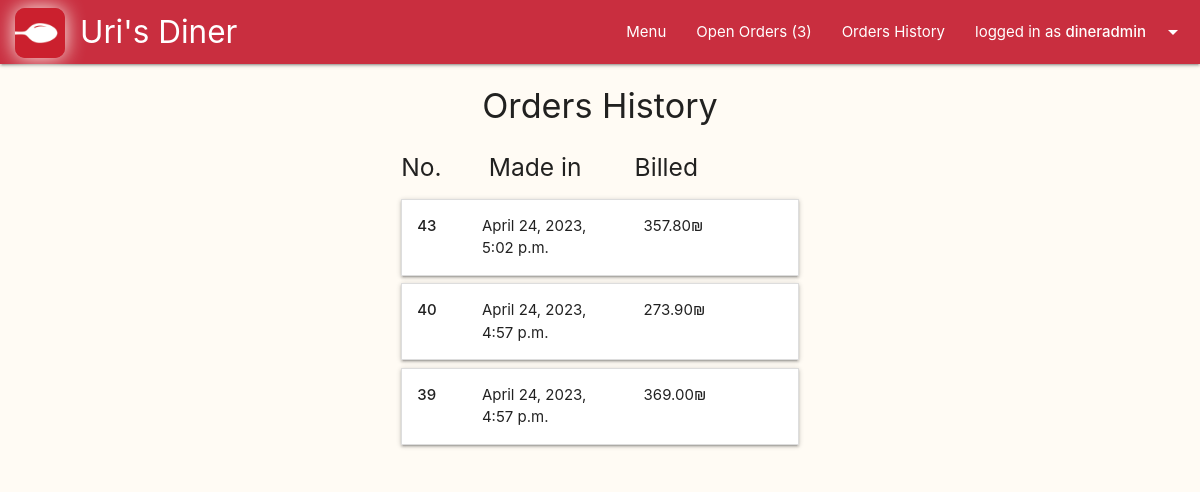
Screenshot of /backoffice/orders/history/ (signed in) with the database file from the repository.
### main/models.py (models this page shows, shortened)
class Cart(models.Model):
    user = models.ForeignKey(User, on_delete=models.CASCADE, blank=False)
    @property
    def total_to_pay(self):
        total = sum(item.item_total for item in self.item_set.all())
        return total

class Delivery(models.Model):
    is_delivered = models.BooleanField(default=False)
    address = models.CharField(max_length=200, blank=False)
    comment = models.CharField(max_length=500, blank=True)
    created = models.DateTimeField(auto_now_add=True)
    order = models.OneToOneField(Cart, primary_key=True, on_delete=models.CASCADE)

class Item(models.Model):
    dish = models.ForeignKey(Dish, on_delete=models.CASCADE, blank=False)
    cart = models.ForeignKey(Cart, on_delete=models.CASCADE, blank=False)
    amount = models.IntegerField(blank=False, default=1)
    @property
    def item_total(self):
        total = self.amount * self.dish.price
        return total

class Dish(models.Model):
    name = models.CharField(max_length=50, blank=False)
    price = models.DecimalField(max_digits=5, decimal_places=2, blank=False)
    description = models.CharField(max_length=300, blank=False)
    is_gluten_free = models.BooleanField(default=False)
    is_vegeterian = models.BooleanField(default=False)
    category = models.ForeignKey(Category, on_delete=models.CASCADE, limit_choices_to={'is_deleted':False})
    is_deleted = models.BooleanField(default=False)
    image_Url = models.URLField(null=True, blank=True)
    image_file = models.ImageField(upload_to=dish_image_path, null=True, blank=True)

### backoffice/views.py (the view)
# urls.py: path('orders/history/', views.show_orders_history, name="show_orders_history"),
@staff_member_required(login_url='backoffice_login')
def show_orders_history(request):
    orders_list = sorted(Cart.objects.filter(delivery__is_delivered=True), key=lambda order: order.delivery.created, reverse=True)
    return render(request, 'backoffice/orders_history.html', {'orders_list':orders_list})

### main/context_processors.py (called while the page is built)
def site_wide_data(request):
    data = {}
    try:
        data.update({'open_orders_number' : len(Cart.objects.filter(delivery__is_delivered=False))})
    except:
        pass
    try:
        data.update({'my_open_orders_number' : len(Delivery.objects.filter(order__user=request.user).filter(is_delivered=False))})
    except:
        pass
    try:
        data.update({'my_cart_items_number' : len(User.objects.get(id=request.user.id).cart_set.last().item_set.all())})
    except:
        pass
    return data

### backoffice/templates/backoffice/orders_history.html (shortened to what this page needs)
{% extends 'layouts/backoffice.html' %}
{% block backoffice-content %}
<div class="center-align">
  <h4>Orders History</h4>
</div>
<div class="row">
  <div class="col l6 offset-l3">
    <div class="row no-bottom-margin">
      <div class="col l10">
        <div class="row no-bottom-margin">
          <div class="col l3">
            <h5>No.</h5>
          </div>
          <div class="col l5">
            <h5>Made in</h5>
          </div>
          <div class="col">
            <h5>Billed</h5>
          </div>
        </div>
      </div>
    </div>
    {% for order in orders_list %}
      <div class="row valign-wrapper no-bottom-margin">
        <div class="col l12">
          <ul class="collapsible no-bottom-margin">
            <li>
              <div class="collapsible-header not-flex">
                <div class="row no-bottom-margin">
                  <div class="col l2">
                    <div>
                      <strong>{{order.delivery.order_id}}</strong>
                    </div>
                  </div>
                  <div class="col l5">
                    <div>{{order.delivery.created}}</div>
                  </div>
                  <div class="col">
                    <div>{{order.total_to_pay}}₪</div>
                  </div>
                </div>
              </div>
            </li>
          </ul>
        </div>
      </div>
    {% endfor %}
  </div>
</div>
{% endblock backoffice-content %}

### templates/common/navbar.html (shortened to what this page needs)
{% load static %}
<nav>
  <div class="nav-wrapper">
    <a href="{% url 'main' %}" class="brand-logo" style="left: 80px">
      <img class="logo-icon" src="{% static 'images/icon.webp' %}">
       Uri's Diner
      </a>
    <ul class="right">
      <li><a href="{% url 'menu_all_categories' %}">Menu</a></li>
      {% if request.user.username %}
      {% if request.user.is_staff == True %}
      <li><a href="{% url 'manage_orders' %}">Open Orders
          ({{open_orders_number}})</a></li>
      <li><a href="{% url 'show_orders_history' %}">Orders History</a></li>
      {% endif %}
      <li><a class="dropdown-trigger" href="#!"
          data-target="user-dropdown">logged in as
          <strong>{{request.user.username}}</strong><i
            class="material-icons right">arrow_drop_down</i></a></li>
      {% else %}
      <li><a href="{% url 'user_login' %}">Log In</a></li>
      <li><a href="{% url 'user_signup' %}">Sign up</a></li>
      {% endif %}
    </ul>
  </div>
</nav>

### static/css/custom.css (style rules this page uses)
body { background-color: #fffbf4; }
.logo-icon { height: 50px; position: absolute; top: 8px; left: -65px; box-shadow: 0px 0px 20px #fffbf4; border-radius: 20%; }
.not-flex { display: block; }
.no-bottom-margin { margin-bottom: 0px; }

### rows the page displays
Cart: delivery.order_id "43", delivery.created "April 24, 2023, 5:02 p.m.", total_to_pay "357.80"
Cart: delivery.order_id "40", delivery.created "April 24, 2023, 4:57 p.m.", total_to_pay "273.90"
Cart: delivery.order_id "39", delivery.created "April 24, 2023, 4:57 p.m.", total_to_pay "369.00"

### other values shown
{{ open_orders_number }} "3"
{{ request.user.username }} "dineradmin"
